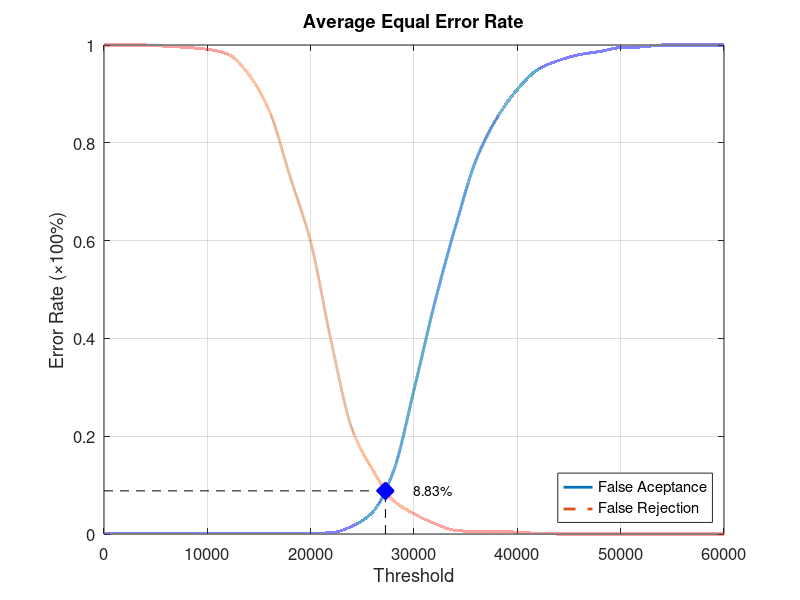
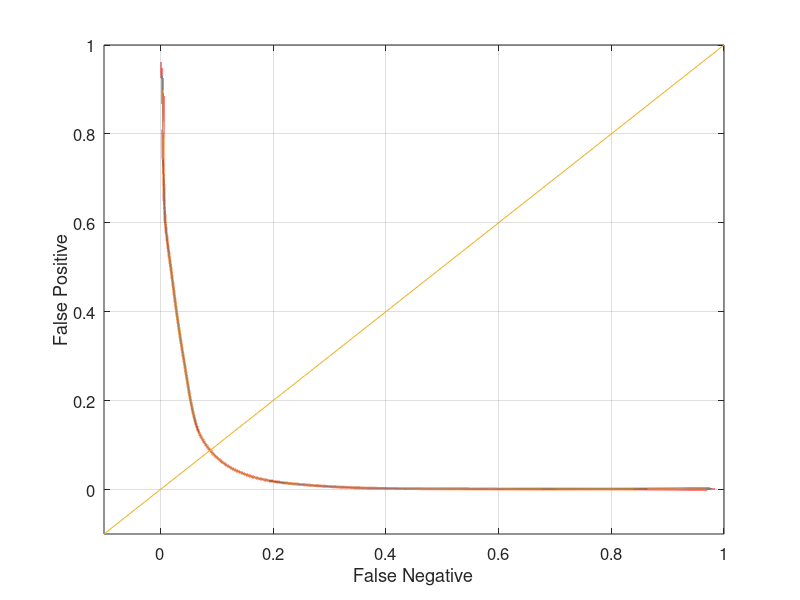

MATLAB code to generate these figures, in order:
function yEER = Experiment3Average
close all;
clear;
clc;
x = 0:2000:60000;
xq = 0:0.5:60000;

y0 = [0 0.00131579 0.00131579 0.00131579 0.00131579 0.00131579 0.00131579 0.00131579 0.00131579 0.00131579 0.00131579 0.00263158 0.0157895 0.0447368 0.127632 0.294737 0.472368 0.627632 0.764474 0.85 0.909211 0.95 0.968421 0.980263 0.986842 0.994737 0.996053 1 1 1 1];
yy0 = interp1(x, y0, xq, 'pchip');
y1 = [1 1 1 0.9975 0.995 0.99125 0.98125 0.94 0.865 0.73125 0.5975 0.3925 0.215 0.13125 0.06875 0.04125 0.02125 0.0075 0.005 0.005 0.00375 0.00125 0 0 0 0 0 0 0 0 0];
yy1 = interp1(x, y1, xq, 'pchip');

% Calculating EER: 
y2 = abs(y0 - y1);
find(y2 == min(y2))
yy2 = abs(yy0 - yy1);
xEER = find(yy2 == min(yy2));
xEERIndex = xq(xEER) % X-axis EER
yEER = yy0(xEER) % Y-axis EER

main = figure
plot(xq, yy0,'-','LineWidth', 2);	hold on
plot(xq, yy1,'--','LineWidth', 2);	hold on
plot([xEERIndex xEERIndex], [0 yEER], 'k--');	hold on
plot([0 xEERIndex], [yEER yEER], 'k--');	hold on
plot(xEERIndex, yEER, 'bx', 'LineWidth', 10);	hold on
text(xEERIndex + 10 * xEERIndex / 100, yEER, [num2str(round((10000 * yEER)) / 100) '%'])
legend('False Aceptance', 'False Rejection', 'Location', 'SouthEast')
xlabel('Threshold')
ylabel('Error Rate (\times100%)')
title('Average Equal Error Rate')
set(gca, 'FontSize', 12)
axis([0 60000 0 1])
grid on

print(main, 'Experiment3AverageMain', '-dpng');
FNRxFPR = figure('Color', [1 1 1]);
plot(yy1, yy0, '-', yy1, yy0, 'LineWidth', 2);
hold on
y = -0.1:0.1:1
plot(y, y); 
set(gca, 'FontSize', 12)
xlabel('False Negative')
ylabel('False Positive')
axis([-0.1 1 -0.1 1])
set(gca, 'FontSize', 12)
grid on

print(FNRxFPR, 'Experiment3AverageFNRxFPR','-dpng');
end
